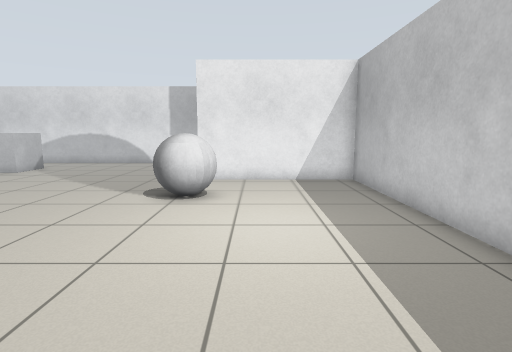
view 1 (above)

14 first-person views from a walk through a Gazebo world. The camera is 1 m above the floor, tilts 8° down and sees 80° across. The floor is counted in squares, 0.5 m on a side. Each view is taken from the middle of a square. On the plan, view 1 faces up. The plan holds only what a view shows up to about 17 squares ahead; the rest is blank.

view 2
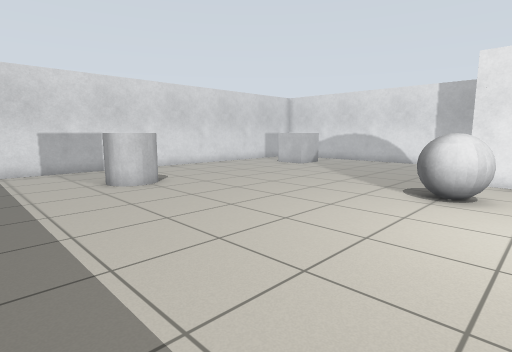

view 3
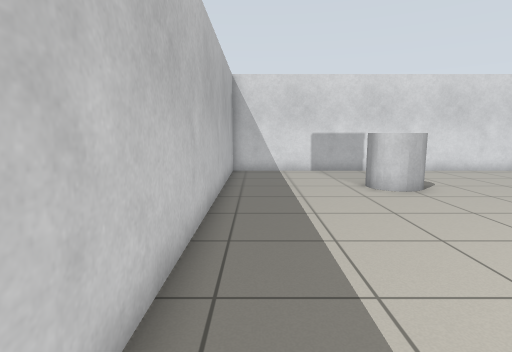

view 4
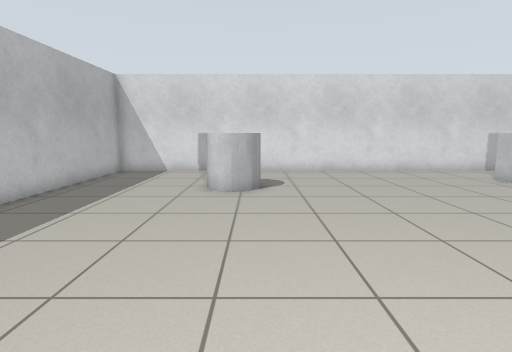

view 5
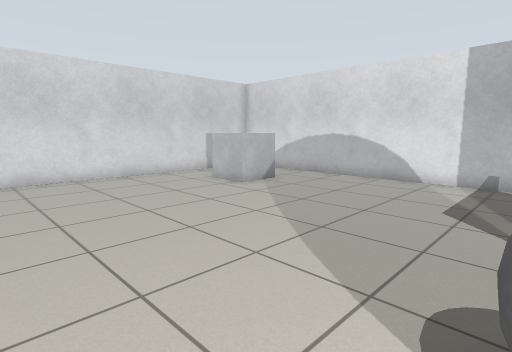

view 6
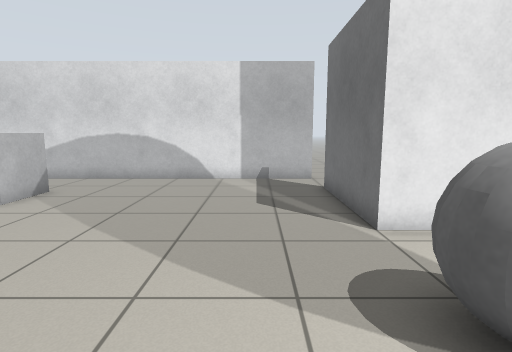

view 7
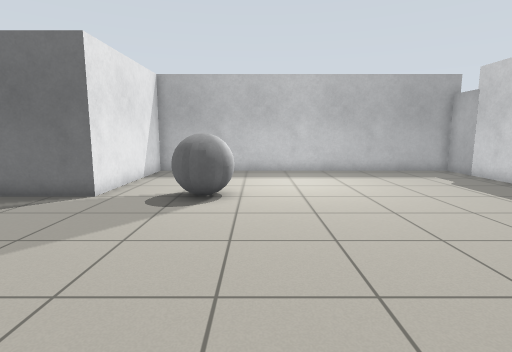

view 8
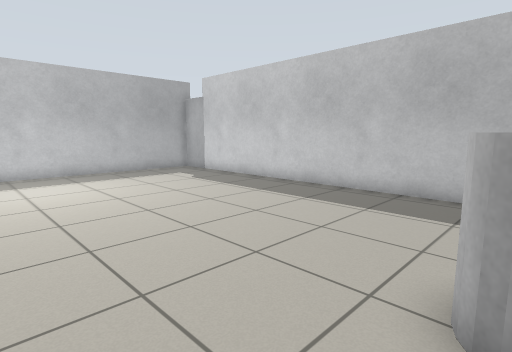

view 9
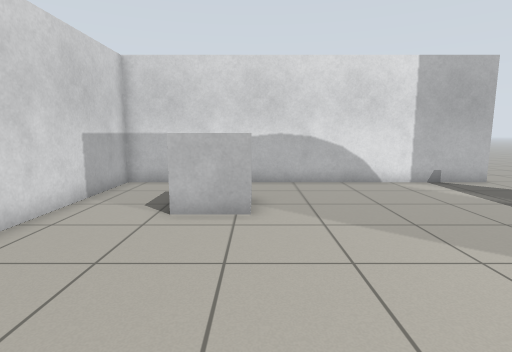

view 10
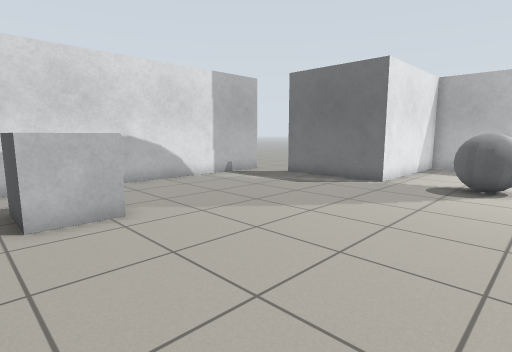

view 11
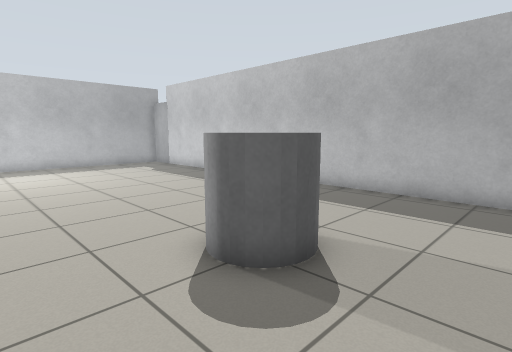

view 12
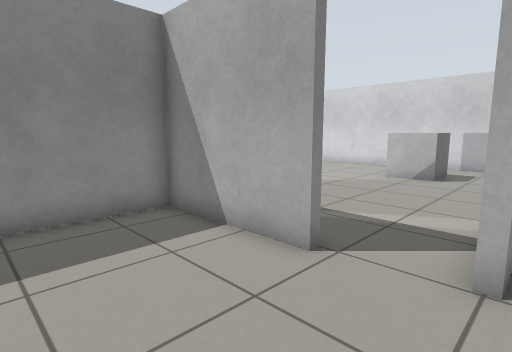

view 13
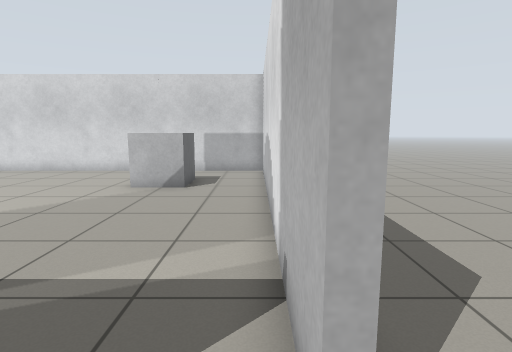

view 14
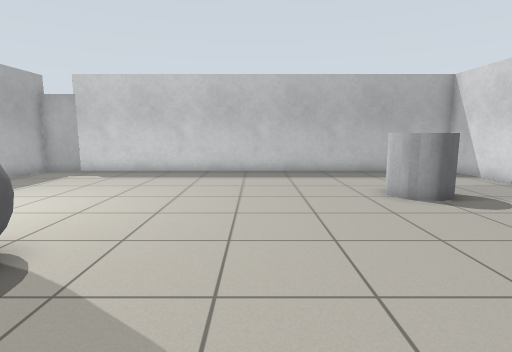

### Floor plan
Points are (right, up) in squares from view 1. A wall is a line through its corners. A room is listed if a view was taken in it or the views show most of it. See-through windows are left out.
Room 1 (views 1, 2, 3, 4, 5, 6, 7, 8, 9, 10, 11, 14)
walls: (-2.5, 20.4) (-17.2, 20.4) (-17.2, -2.2) (2.5, -2.2); (4.2, -2.4) (4.2, 13.1) (-2.5, 13.1) (-2.5, 18.1)
ways out: opening at (-2, 19.5) to room 2
objects: grey box (-14, 16) to (-12, 17); grey cylinder (-13, 3) to (-12, 5); grey ball (-3, 9) to (-1, 10); door leaf (3, -2)
Room 2 (views 12, 13)
walls: (-2.2, 18.1) (-2.2, 13.4) (1.5, 13.4); (-2.5, 20.7) (-2.5, 20.4)
ways out: opening at (-2, 19.5) to room 1; opening at (-2, 22)

Where each view was taken, in squares from view 1:
view 1: 0 up, 0 right, facing up
view 2: 1 down, 0 right, facing up-left
view 3: 1 down, 1 left, facing left
view 4: 5 up, 1 left, facing left
view 5: 7 up, 3 left, facing up-left
view 6: 7 up, 5 left, facing up
view 7: 8 up, 12 left, facing right
view 8: 8 up, 12 left, facing down-right
view 9: 8 up, 12 left, facing up
view 10: 8 up, 15 left, facing up-right
view 11: 8 up, 16 left, facing down-right
view 12: 21 up, 2 right, facing down-left
view 13: 20 up, 1 left, facing left
view 14: 14 up, 7 left, facing down
